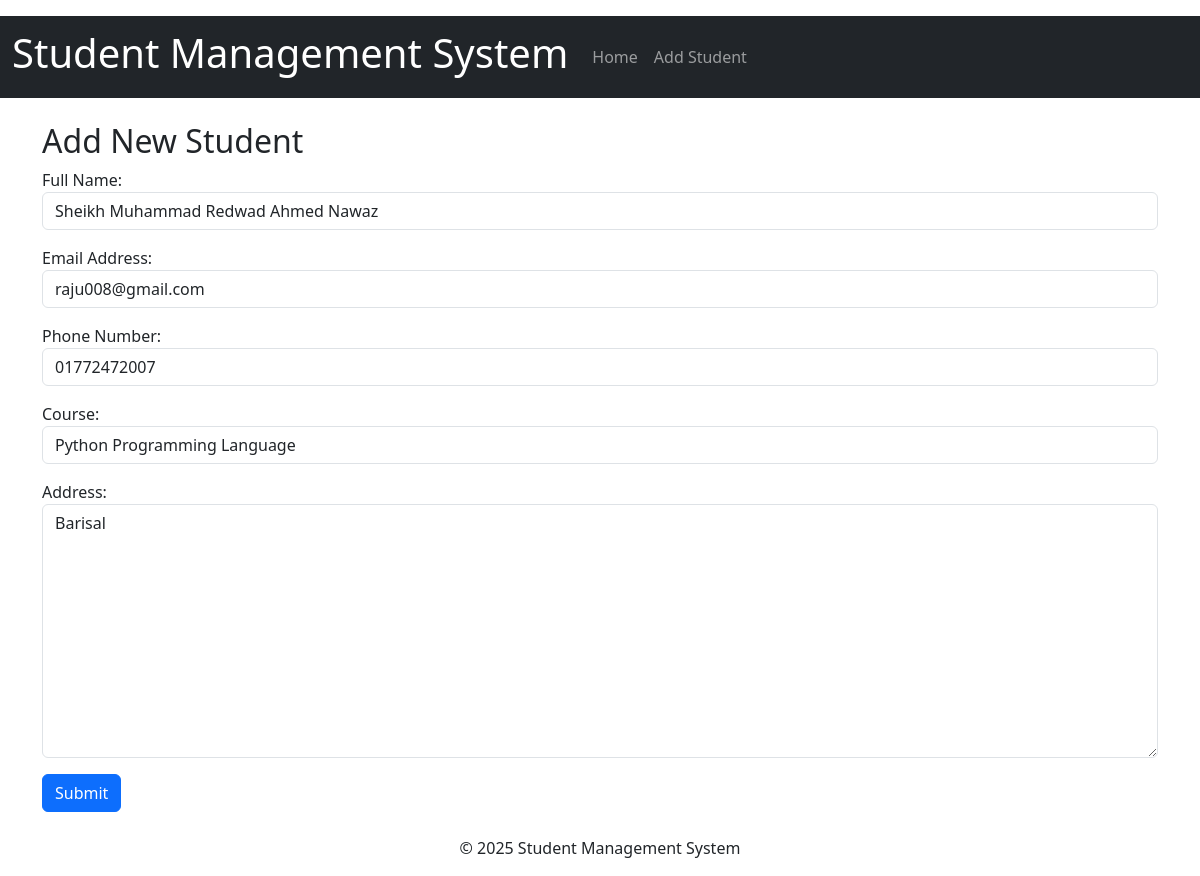
The page /edit/9/ on the database its author committed.
### students/models.py (models this page shows, shortened)
class Student(models.Model):
    name = models.CharField(max_length=100)
    email = models.EmailField(max_length=100)   # EmailField is a built-in field type in Django for storing email addresses
    phone = models.CharField(max_length=20)
    course = models.CharField(max_length=100)   # CharField is a built-in field type in Django for storing character strings
    address = models.TextField()                # TextField is a built-in field type in Django for storing large text
    date_created = models.DateTimeField(auto_now_add=True)  # DateTimeField is a built-in field type in Django for storing date and time
    date_updated = models.DateTimeField(auto_now=True)      # auto_now_add=True automatically set the field to now when the object is first created

### students/views.py (the view)
# urls.py: path('edit/<int:id>/', views.edit_student, name='edit_student'),
def edit_student(request, id):
    student = get_object_or_404(Student, id=id)
    if request.method == 'POST':
        form = StudentForm(request.POST, instance=student)
        if form.is_valid():
            form.save()
            messages.success(request, 'Student record updated successfully!')
            return redirect('student_list')
    else:
        form = StudentForm(instance=student)
    return render(request, 'students/student_form.html', {'form': form})

### students/forms.py
class StudentForm(forms.ModelForm):
    class Meta:
        model = Student
        fields = ['name', 'email', 'phone', 'course', 'address']
        labels = {
            'name': 'Full Name',
            'email': 'Email Address',
            'phone': 'Phone Number',
            'course': 'Course',
            'address': 'Address'
        }
        widgets = {
            'name': forms.TextInput(attrs={'class': 'form-control'}),
            'email': forms.EmailInput(attrs={'class': 'form-control'}),
            'phone': forms.TextInput(attrs={'class': 'form-control'}),
            'course': forms.TextInput(attrs={'class': 'form-control'}),
            'address': forms.Textarea(attrs={'class': 'form-control'})
        }

### students/templates/students/student_form.html (shortened to what this page needs)
{% extends 'students/base.html' %}
{% block content %}
<h2>Add New Student</h2>
<form method="post">
    {{ form.as_p }}
    <button type="submit" class="btn btn-primary">Submit</button>
</form>
{% endblock %}

### rows shown on the page
Student: name "Sheikh Muhammad Redwad Ahmed Nawaz", email "raju008@gmail.com", phone "01772472007", course "Python Programming Language", address "Barisal"
